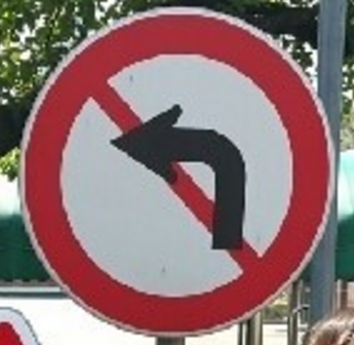
#> input picture new_signs/sign1.png, 354 x 345 px
$ jupyter execute --allow-errors Traffic.ipynb   (shell and % lines are left out)
#> lines starting #> are read from the running program, lines starting #| are printed output that depends on the picture
# Self-Driving Car Engineer Nanodegree

## Deep Learning

## Project: Build a Traffic Sign Recognition Classifier

In this notebook, a template is provided for you to implement your functionality in stages which is required to successfully complete this project. If additional code is required that cannot be included in the notebook, be sure that the Python code is successfully imported and included in your submission, if necessary. Sections that begin with **'Implementation'** in the header indicate where you should begin your implementation for your project. Note that some sections of implementation are optional, and will be marked with **'Optional'** in the header.

In addition to implementing code, there will be questions that you must answer which relate to the project and your implementation. Each section where you will answer a question is preceded by a **'Question'** header. Carefully read each question and provide thorough answers in the following text boxes that begin with **'Answer:'**. Your project submission will be evaluated based on your answers to each of the questions and the implementation you provide.

>**Note:** Code and Markdown cells can be executed using the **Shift + Enter** keyboard shortcut. In addition, Markdown cells can be edited by typically double-clicking the cell to enter edit mode.

---
## Step 0: Load The Data

[cell 1]
# Load pickled data
import pickle

# TODO: Fill this in based on where you saved the training and testing data

training_file = "traffic-signs-data/train.p"
testing_file = "traffic-signs-data/test.p"

#> (the rest of this cell did not finish here and is left out)

---

## Step 1: Dataset Summary & Exploration

The pickled data is a dictionary with 4 key/value pairs:

- `'features'` is a 4D array containing raw pixel data of the traffic sign images, (num examples, width, height, channels).
- `'labels'` is a 1D array containing the label/class id of the traffic sign. The file `signnames.csv` contains id -> name mappings for each id.
- `'sizes'` is a list containing tuples, (width, height) representing the the original width and height the image.
- `'coords'` is a list containing tuples, (x1, y1, x2, y2) representing coordinates of a bounding box around the sign in the image. **THESE COORDINATES ASSUME THE ORIGINAL IMAGE. THE PICKLED DATA CONTAINS RESIZED VERSIONS (32 by 32) OF THESE IMAGES**

Complete the basic data summary below.

#> (a cell that did not finish here is left out)

Visualize the German Traffic Signs Dataset using the pickled file(s). This is open ended, suggestions include: plotting traffic sign images, plotting the count of each sign, etc.

The [Matplotlib](http://matplotlib.org/) [examples](http://matplotlib.org/examples/index.html) and [gallery](http://matplotlib.org/gallery.html) pages are a great resource for doing visualizations in Python.

**NOTE:** It's recommended you start with something simple first. If you wish to do more, come back to it after you've completed the rest of the sections.

[cell 3]
### Data exploration visualization goes here.
### Feel free to use as many code cells as needed.
import matplotlib.pyplot as plt
import numpy as np
# Visualizations will be shown in the notebook.

# Randomly show 30 of train dataset
print('Randomly show 30 of train dataset')

plt.figure(figsize=(12,3))
#> (the rest of this cell did not finish here and is left out)

[cell 4]
# Each classes' train dataset size
fig = plt.figure(figsize=(12,3))
plt.subplot(1,2,1)
plt.axis([0, 42, 0, 2500])
#> (the rest of this cell did not finish here and is left out)

## Preprocessing

**1. Dataset balancing**
- add transformed images to balance all dataset
- transform method : randomly rotate, warp, Histogram Equalization

**2. Normalization**
- adjusting values measured on different scales to a notionally common scale

**3. Shuffle data**
- The data is sorted by class. Need to be shuffled to avoid any bias.

[cell 5]
import cv2
import numpy as np

def transform_image(image,rot_angle, trans_range, kernel_size):
    """Applies a random rotation"""
    rows,cols = image.shape[:2]
    rand_ang = np.random.uniform(-rot_angle, rot_angle)
    rot_mat = cv2.getRotationMatrix2D((cols/2, rows/2), rand_ang, 1.0)

    """Applies a random translation"""
    tr_x = np.random.uniform(-trans_range, trans_range)
    tr_y = np.random.uniform(-trans_range, trans_range)
    tr_mat = np.float32([[1,0,tr_x],[0,1,tr_y]])

    """Applies a Histogram Equalization"""
    switch = np.random.randint(0, 2)
    if switch == 1:
        img_yuv = cv2.cvtColor(image, cv2.COLOR_BGR2YUV)
        # equalize the histogram of the Y channel
        img_yuv[:,:,0] = cv2.equalizeHist(img_yuv[:,:,0])
        # convert the YUV image back to RGB format
        image = cv2.cvtColor(img_yuv, cv2.COLOR_YUV2BGR)

    #"""Applies a Gaussian Noise kernel"""
    #k_size = np.random.randint(0, kernel_size)*2+1 # 1 or 3 or 5
    #blur_img = cv2.GaussianBlur(image,(k_size, k_size), 0)

    result = cv2.warpAffine(image , rot_mat, (cols,rows))
    #result = cv2.warpAffine(result, tr_mat, (cols,rows))

    return result

#> (the rest of this cell did not finish here and is left out)

[cell 6]
# show 30 of balanced train dataset
print('show 30 of balanced train dataset')

#> (the rest of this cell did not finish here and is left out)

[cell 7]
from sklearn.utils import shuffle
from sklearn.model_selection import train_test_split

# shuffle the train dataset
#> (the rest of this cell did not finish here and is left out)

----

## Step 2: Design and Test a Model Architecture

Design and implement a deep learning model that learns to recognize traffic signs. Train and test your model on the [German Traffic Sign Dataset](http://benchmark.ini.rub.de/?section=gtsrb&subsection=dataset).

There are various aspects to consider when thinking about this problem:

- Neural network architecture
- Play around preprocessing techniques (normalization, rgb to grayscale, etc)
- Number of examples per label (some have more than others).
- Generate fake data.

Here is an example of a [published baseline model on this problem](http://yann.lecun.com/exdb/publis/pdf/sermanet-ijcnn-11.pdf). It's not required to be familiar with the approach used in the paper but, it's good practice to try to read papers like these.

**NOTE:** The LeNet-5 implementation shown in the [classroom](https://classroom.udacity.com/nanodegrees/nd013/parts/fbf77062-5703-404e-b60c-95b78b2f3f9e/modules/6df7ae49-c61c-4bb2-a23e-6527e69209ec/lessons/601ae704-1035-4287-8b11-e2c2716217ad/concepts/d4aca031-508f-4e0b-b493-e7b706120f81) at the end of the CNN lesson is a solid starting point. You'll have to change the number of classes and possibly the preprocessing, but aside from that it's plug and play!

### Implementation

Use the code cell (or multiple code cells, if necessary) to implement the first step of your project. Once you have completed your implementation and are satisfied with the results, be sure to thoroughly answer the questions that follow.

### Question 1

_Describe how you preprocessed the data. Why did you choose that technique?_

**Answer:**

*1. Dataset balancing*
- add transformed images to balance all dataset

*2. Normalization*
- adjusting values measured on different scales to a notionally common scale
I
*3. Shuffle data*
- The data is sorted by class. Need to be shuffled to avoid any bias.

-> Finally I decided not to use normalization(0, 255 -> 0, 1) and didn't use translation when make an additional test image.
There were no effect of normalization(0, 255 -> 0, 1) because already all image's value range is same.
Also I skipped tralated image because I expected robust training dataset but contrary to expectations, it gave me low accracy.

### Question 2

_Describe how you set up the training, validation and testing data for your model. **Optional**: If you generated additional data, how did you generate the data? Why did you generate the data? What are the differences in the new dataset (with generated data) from the original dataset?_

**Answer:**

I split the data into training(80%) and validation(20%) sets using the train_test_split function of sklearn.
Test my NN using validation set for each epoch.

I generated additional data to keep the balance between classes.
My transform method is randomly rotating(-3~3), Histogram Equalization(randomly). At first, I warpped image(-5~5) and ratate range was -20 ~ 20. But it brought worse accuracy.

[cell 8]
import tensorflow as tf
from tensorflow.contrib.layers import flatten

EPOCHS = 30
BATCH_SIZE = 256

#> (the rest of this cell did not finish here and is left out)

#> (a cell that did not finish here is left out)

## Model Evaluation
Evaluate how well the loss and accuracy of the model for a given dataset.

You do not need to modify this section.

#> (a cell that did not finish here is left out)

## Train the Model
Run the training data through the training pipeline to train the model.

Before each epoch, shuffle the training set.

After each epoch, measure the loss and accuracy of the validation set.

Save the model after training.

You do not need to modify this section.

#> (a cell that did not finish here is left out)

#> (a cell that did not finish here is left out)

### Question 4

_How did you train your model? (Type of optimizer, batch size, epochs, hyperparameters, etc.)_

**Answer:**

I used AdamOptimizer. It's better than SGD. Batch size is 256 and epoch is 30.
My learning rate is 0.001 and L2 weight regularization's beta value is 0.00001. At first, I tested with 0.001 but I realized low beta value(0.00001) is better. Maybe it's because of batch normalization. I heard that 'if we use batch normalization, reducing l2 weight is more powerful.'

### Question 5

_What approach did you take in coming up with a solution to this problem? It may have been a process of trial and error, in which case, outline the steps you took to get to the final solution and why you chose those steps. Perhaps your solution involved an already well known implementation or architecture. In this case, discuss why you think this is suitable for the current problem._

**Answer:**

I tested various methods. As a result, to get high accuracy I used batch normalization and he_initialization for effective weight init. I wanted use batch normalization but at first, there were many errors. I had not to train when process testing but I didn't.

Bias and batch normalization's beta have same work so I didn't use bias learning. And also didn't use dropout because batch normalization already conduct similar work with dropout. I tested my network include dropout but accuracy decreased.

I tested 4 method about weight initialization. random, truncated random, xavier, he.

Random method's result was really bad but other method's are all good. Among them, he's initialization was best in my test. But the difference was small except random method.

---

## Step 3: Test a Model on New Images

Take several pictures of traffic signs that you find on the web or around you (at least five), and run them through your classifier on your computer to produce example results. The classifier might not recognize some local signs but it could prove interesting nonetheless.

You may find `signnames.csv` useful as it contains mappings from the class id (integer) to the actual sign name.

### Implementation

Use the code cell (or multiple code cells, if necessary) to implement the first step of your project. Once you have completed your implementation and are satisfied with the results, be sure to thoroughly answer the questions that follow.

[cell 13]
import matplotlib.image as mpimg

new_sign = ['sign1.png', 'sign2.png', 'sign3.png', 'sign4.png', 'sign5.png']

test_img = []

for img in new_sign:
    image = mpimg.imread('new_signs/' + img)
#> image is the input picture: shape (345, 354, 4) float32; mean R, G, B, A 0.561, 0.452, 0.457, 1
    image = cv2.resize(image,(32,32))
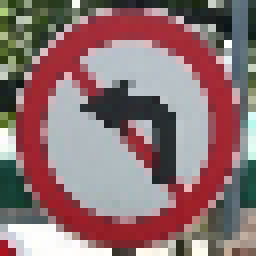
#> image: shape (32, 32, 4) float32 (shown 8 times larger); mean R, G, B, A 0.555, 0.446, 0.452, 1
    image = cv2.cvtColor(image, cv2.COLOR_RGBA2RGB)
#> image: shape (32, 32, 3) float32
    test_img.append(image)
#> pass 2 of the loop `for img in new_sign:`:
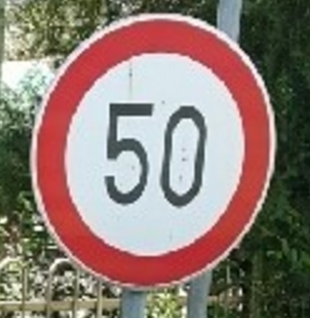
#> input picture new_signs/sign2.PNG, 310 x 318 px, found by its file name
#> image is the input picture: shape (318, 310, 4) float32; mean R, G, B, A 0.559, 0.488, 0.458, 1
#> `image = cv2.resize(image,(32,32))`:
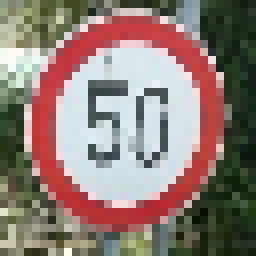
#> image: shape (32, 32, 4) float32 (shown 8 times larger); mean R, G, B, A 0.558, 0.487, 0.456, 1
#> pass 3 of the loop `for img in new_sign:`:
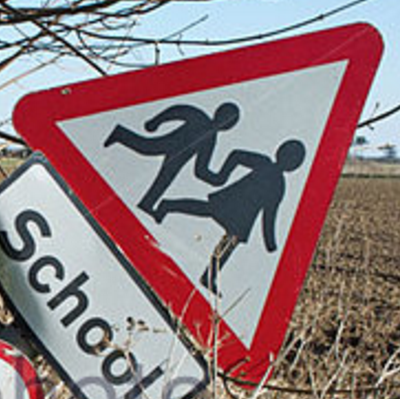
#> input picture new_signs/sign3.PNG, 400 x 399 px, found by its file name
#> image is the input picture: shape (399, 400, 4) float32; mean R, G, B, A 0.571, 0.48, 0.494, 1
#> `image = cv2.resize(image,(32,32))`:
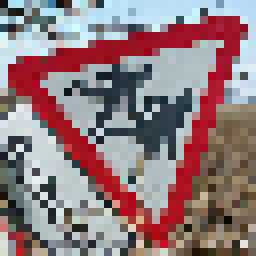
#> image: shape (32, 32, 4) float32 (shown 8 times larger); mean R, G, B, A 0.572, 0.481, 0.494, 1
#> the loop made 5 passes; the first 3 are shown

plt.figure(figsize=(12,1))
for i in range(5):
    plt.subplot(1,5,i+1)
    plt.imshow(test_img[i])
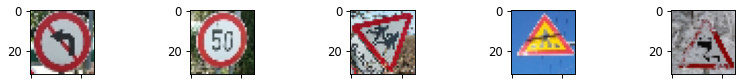
#> figure drawn by matplotlib, 5 panels
